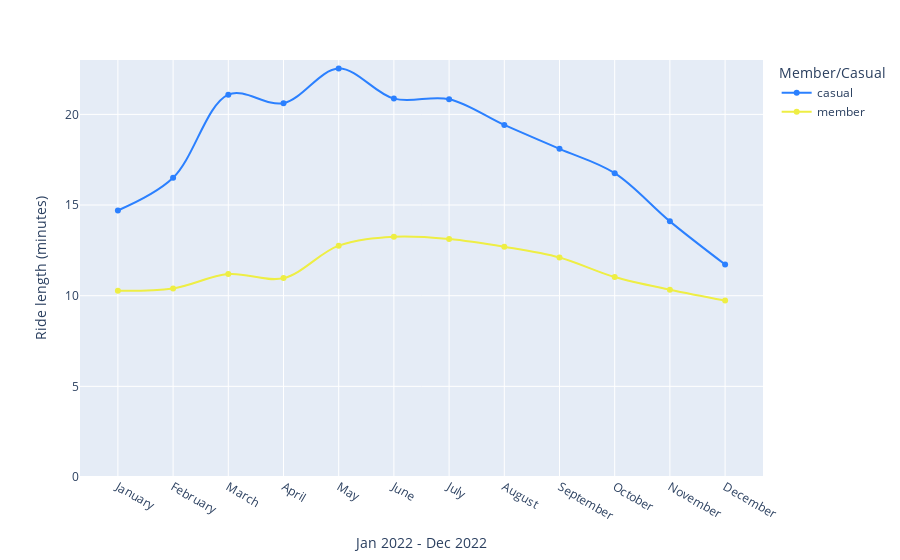

The cell this chart's notebook holds for it:
### Markdown cell above
The next graph shows the average time by ride, members show fairly similar values throughout the entire year ranging from 13.5 minutes in June to 9.73 minutes in December.

On the other hand, casuals change from 22.53 minutes in may to 11.72 minutes in December.

### Code cell
#average ride length by month
fig_5 = round(df1.groupby(['year', 'month', 'member_casual'], as_index=False).mean(),2)

px.line(fig_5, x = 'month', y = 'ride_length', 
        color = 'member_casual', 
        line_shape = 'spline',
        markers=True, 
        range_y = [0,23],
        labels = {'ride_length': 'Ride length (minutes)', 'month': 'Jan 2022 - Dec 2022', 'member_casual': 'Member/Casual'},
        hover_name = 'member_casual', hover_data = {'member_casual': False, 'month': True, 'ride_length': True}, 
        color_discrete_map = {'casual': '#2b80ff', 'member': '#eeee44'})

### Figure 1 — Plotly figure (JSON) as saved in the notebook; plotly's stock layout.template omitted (floating-point values rounded to 4 significant figures)
{"data": [{"customdata": [["casual"], ["casual"], ["casual"], ["casual"], ["casual"], ["casual"], ["casual"], ["casual"], ["casual"], ["casual"], ["casual"], ["casual"]], "hovertemplate": "<b>%{hovertext}</b><br><br>Jan 2022 - Dec 2022=%{x}<br>Ride length (minutes)=%{y}<extra></extra>", "hovertext": ["casual", "casual", "casual", "casual", "casual", "casual", "casual", "casual", "casual", "casual", "casual", "casual"], "legendgroup": "casual", "line": {"color": "#2b80ff", "dash": "solid", "shape": "spline"}, "marker": {"symbol": "circle"}, "mode": "lines+markers", "name": "casual", "orientation": "v", "showlegend": true, "type": "scatter", "x": ["January", "February", "March", "April", "May", "June", "July", "August", "September", "October", "November", "December"], "xaxis": "x", "y": [14.7, 16.5, 21.09, 20.62, 22.53, 20.87, 20.84, 19.42, 18.1, 16.76, 14.1, 11.72], "yaxis": "y"}, {"customdata": [["member"], ["member"], ["member"], ["member"], ["member"], ["member"], ["member"], ["member"], ["member"], ["member"], ["member"], ["member"]], "hovertemplate": "<b>%{hovertext}</b><br><br>Jan 2022 - Dec 2022=%{x}<br>Ride length (minutes)=%{y}<extra></extra>", "hovertext": ["member", "member", "member", "member", "member", "member", "member", "member", "member", "member", "member", "member"], "legendgroup": "member", "line": {"color": "#eeee44", "dash": "solid", "shape": "spline"}, "marker": {"symbol": "circle"}, "mode": "lines+markers", "name": "member", "orientation": "v", "showlegend": true, "type": "scatter", "x": ["January", "February", "March", "April", "May", "June", "July", "August", "September", "October", "November", "December"], "xaxis": "x", "y": [10.27, 10.4, 11.19, 10.97, 12.76, 13.25, 13.13, 12.7, 12.11, 11.03, 10.33, 9.73], "yaxis": "y"}], "layout": {"autosize": true, "legend": {"title": {"text": "Member/Casual"}, "tracegroupgap": 0}, "margin": {"t": 60}, "xaxis": {"anchor": "y", "autorange": true, "domain": [0, 1], "range": [-0.6835, 11.68], "title": {"text": "Jan 2022 - Dec 2022"}, "type": "category"}, "yaxis": {"anchor": "x", "domain": [0, 1], "range": [0, 23], "title": {"text": "Ride length (minutes)"}, "type": "linear"}}}
